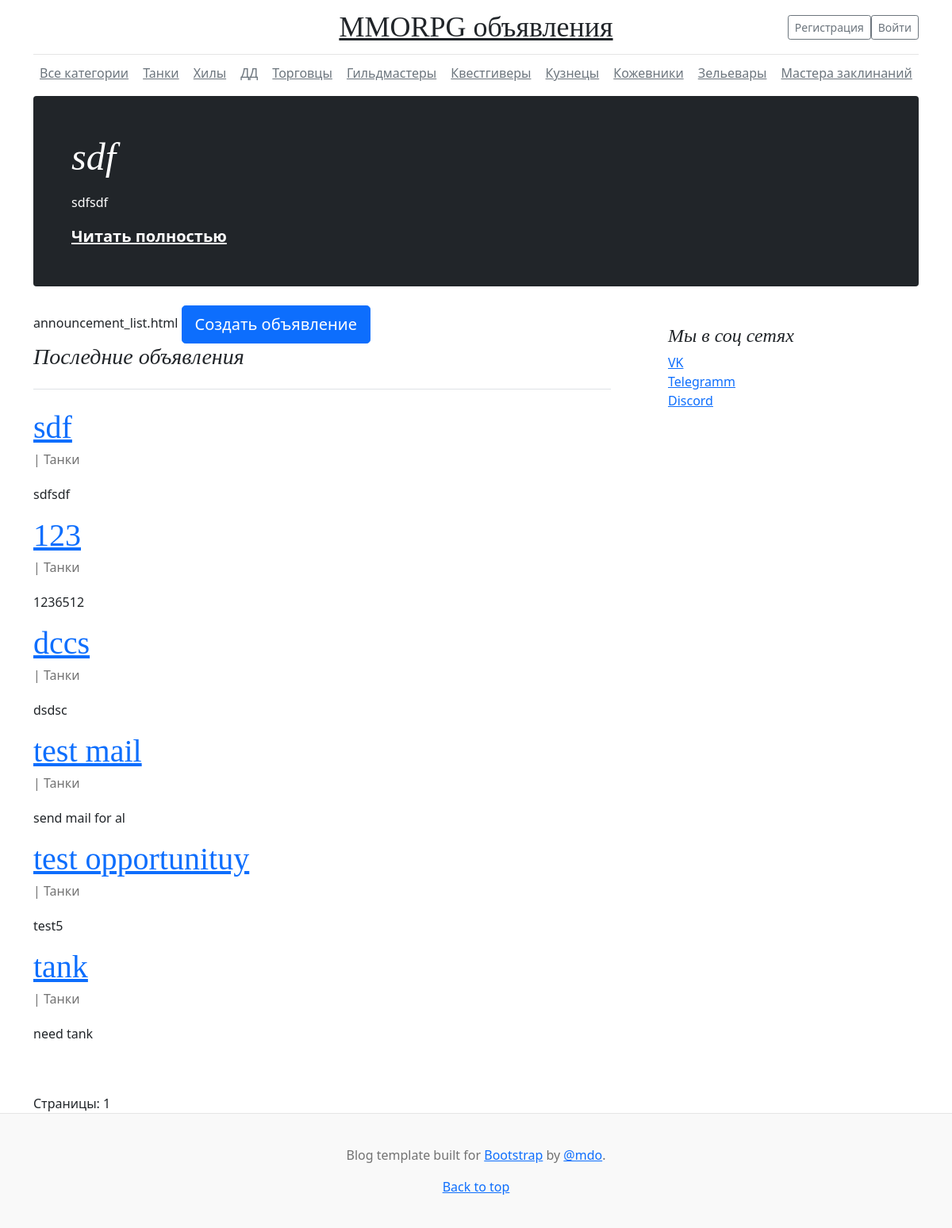
Page /board/Tank/ on the committed database.
### Announcement/models.py (models this page shows, shortened)
class Announcement(models.Model):
    CATEGORY = (
        ('Tank', 'Танки'),
        ('Healer', 'Хилы'),
        ('DD', 'ДД'),
        ('Vendor', 'Торговцы'),
        ('GuildMaster', 'Гильдмастеры'),
        ('QuestGiver', 'Квестгиверы'),
        ('Smith', 'Кузнецы'),
        ('Skinner', 'Кожевники'),
        ('Alchemist', 'Зельевары'),
        ('SpellMaster', 'Мастера заклинаний'),
    )
    author = models.ForeignKey(User, related_name='author', on_delete=models.CASCADE)
    category = models.CharField(max_length=16, choices=CATEGORY)
    title = models.CharField(max_length=64)
    text = RichTextUploadingField(null=True, config_name='default')
    published_date = models.DateTimeField(auto_now_add=True, name='date')
    sent_mail = models.BooleanField(default=False)
    opportunity_to_response = models.BooleanField(default=True)
    def preview(self):
        return f'{self.text[0:19]}'

### Announcement/views.py (the view)
# urls.py: path('board/', AnnouncementList.as_view(), name='list'),
class AnnouncementList(ListView):
    model = Announcement
    ordering = '-date'
    template_name = 'announcement_list.html'
    context_object_name = 'list'
    paginate_by = 10
    def get_queryset(self):
        category = self.kwargs.get('category', None)
        if category:
            queryset = Announcement.objects.filter(category=category)
        else:
            queryset = Announcement.objects.all()
            super().get_queryset()
        return queryset.order_by(self.ordering)
    def get_context_data(self, **kwargs):
        context = super().get_context_data(**kwargs)
        context['promotion'] = Announcement.objects.all().filter(
            author__groups__name='administators').order_by(self.ordering)[0]
        return context

### Announcement/templates/announcement_list.html (shortened to what this page needs)
{% extends 'flatpages/default.html' %}
{% block headnews %}
{% autoescape off %}
    <div class="p-4 p-md-5 mb-4 text-white rounded bg-dark">
    <div class="col-md-6 px-0">
      <h1 class="display-4 fst-italic">{{ promotion.title }}</h1>
      <p class="lead my-3">{{ promotion.text|truncatewords:14 }}</p>
      <p class="lead mb-0"><a href="{% url 'announce' pk=promotion.id %}" class="text-white fw-bold">Читать полностью</a></p>
    </div>
    </div>
{% endautoescape %}
{% endblock headnews %}
{% block content %}
announcement_list.html
<a href="{% url 'create' %}" class="btn btn-primary btn-lg">Создать объявление</a>
{% autoescape off %}
<h3 class="pb-4 mb-4 fst-italic border-bottom">Последние объявления</h3>
<article class="blog-post">
    {% for announce in list %}
        <h2 class="blog-post-title"><a href="{% url 'announce' pk=announce.id %}">{{ announce.title }}</a></h2>
        <p class="blog-post-meta">{{ announce.published_date }} | {{ announce.get_category_display }}</p>
        <p>{{ announce.preview }}</p>
    {% endfor %}
</article>
Страницы:
{{ page_obj.number }}
{% endautoescape %}
{% endblock content %}

### static/css/blog.css (style rules this page uses)
h1, h2, h3, h4, h5, h6 { font-family: "Playfair Display", Georgia, "Times New Roman", serif; }
.display-4 { font-size: 2.5rem; }
@media (min-width: 768px) { .display-4 { font-size: 3rem; } }
.blog-post { margin-bottom: 4rem; }
.blog-post-title { margin-bottom: .25rem; font-size: 2.5rem; }
.blog-post-meta { margin-bottom: 1.25rem; color: #727272; }

### rows in the picture
Announcement: title "sdf", text "sdfsdf", category "Танки", preview "sdfsdf"
Announcement: title "123", category "Танки", preview "1236512"
Announcement: title "dccs", category "Танки", preview "dsdsc"
Announcement: title "test mail", category "Танки", preview "send mail for al"
Announcement: title "test opportunituy", category "Танки", preview "test5"
Announcement: title "tank", category "Танки", preview "need tank"

### other values in the picture
{{ page_obj.number }} "1"
